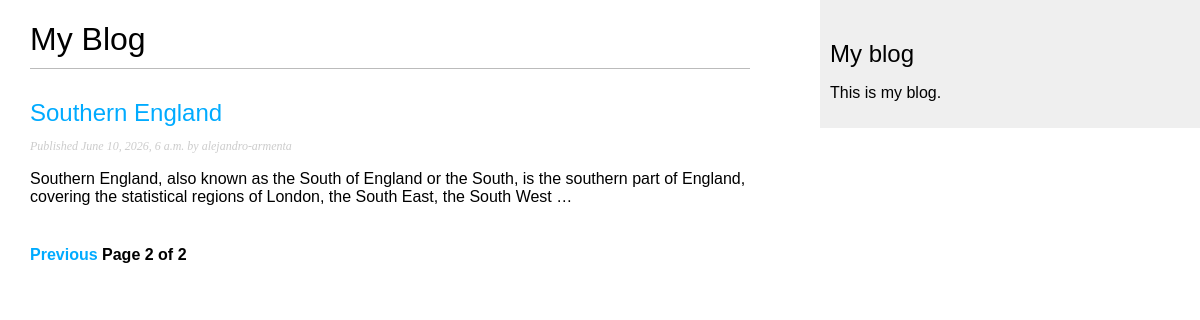
Screenshot of /blog/?page=2 with the database file from the repository.
### blog/models.py (models this page shows, shortened)
class Post(models.Model):
    class Status(models.TextChoices):
        DRAFT = "DF", "Draft"
        PUBLISHED = "PB", "Published"
    title = models.CharField(max_length=250)
    slug = models.SlugField(max_length=250, unique_for_date="publish")
    author = models.ForeignKey(
        settings.AUTH_USER_MODEL, on_delete=models.CASCADE, related_name="blog_posts"
    )
    body = models.TextField()
    publish = models.DateTimeField(default=timezone.now)
    created = models.DateTimeField(auto_now_add=True)
    updated = models.DateTimeField(auto_now=True)
    status = models.CharField(max_length=2, choices=Status, default=Status.DRAFT)
    objects = models.Manager()
    published = PublishedManager()
    tags = TaggableManager()
    class Meta:
        ordering = ["-publish"]
        indexes = [models.Index(fields=["-publish"])]
    def get_absolute_url(self):
        return reverse(
            "blog:post_detail",
            args=[
                self.publish.year,
                self.publish.month,
                self.publish.day,
                self.slug,
            ],
        )

### blog/views.py (the view)
# urls.py: path("", views.PostListView.as_view(), name="post_list"),
class PostListView(ListView):
    queryset = Post.published.all()
    context_object_name = "posts"
    paginate_by = 3
    template_name = "blog/post/list.html"

### blog/templates/blog/post/list.html (shortened to what this page needs)
{% extends "blog/base.html" %}
{% block content %}
    <h1>My Blog</h1>
    {% for post in posts %}
        <h2>
            <a href="{{ post.get_absolute_url }}">
                {{ post.title }}
            </a>
        </h2>
        <p class="date">
            Published {{ post.publish }} by {{ post.author }}
        </p>
        {{ post.body|truncatewords:30|linebreaks }}
    {% endfor %}
    {% include "pagination.html" with page=page_obj %}
{% endblock %}

### blog/static/css/blog.css (style rules this page uses)
body { margin:0; padding:0; font-family:helvetica, sans-serif; }
a { color:#00abff; text-decoration:none; }
h1 { font-weight:normal; border-bottom:1px solid #bbb; padding:0 0 10px 0; }
h2 { font-weight:normal; margin:30px 0 0; }
p.date { color:#ccc; font-family: georgia, serif; font-size: 12px; font-style: italic; }

### rows the page displays
Post: title "Southern England", publish "June 10, 2026, 6 a.m.", author "alejandro-armenta", body "Southern England, also known as the South of England or the South, is the southern part of England, covering the statistical regions of London, the South East, the South West …"

### other values shown
{{ page.number }} "2"
{{ page.paginator.num_pages }} "2"
